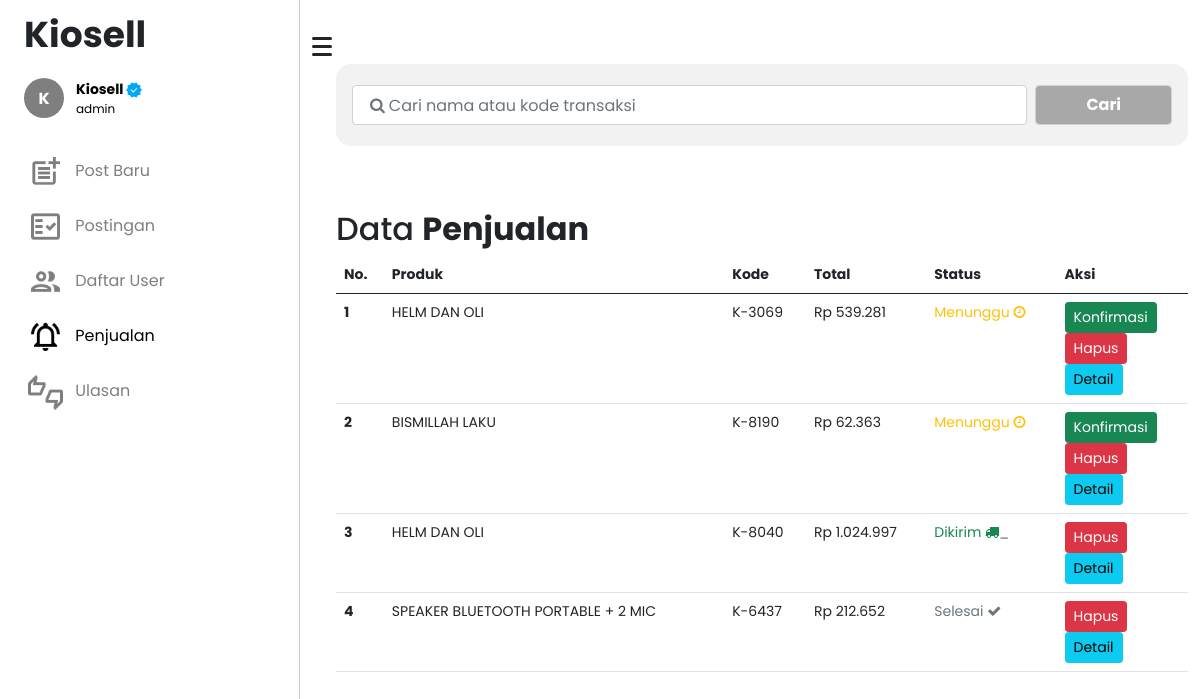
Page /admin/penjualan.php (signed in) on the committed database.
### tables this page shows
CREATE TABLE `transaksi` (
  `id_transaksi` int(11) NOT NULL,
  `kode_transaksi` int(11) NOT NULL,
  `id_barang` int(11) DEFAULT NULL,
  `id_admin` int(11) DEFAULT NULL,
  `id_user` int(11) DEFAULT NULL,
  `rekening` varchar(25) DEFAULT NULL,
  `nama_barang` varchar(100) DEFAULT NULL,
  `jml_tagihan` varchar(100) DEFAULT NULL,
  `jml_barang` int(11) DEFAULT NULL,
  `harga` varchar(100) DEFAULT NULL,
  `subtotal` varchar(100) DEFAULT NULL,
  `total_berat` int(11) DEFAULT NULL,
  `catatan` text DEFAULT NULL,
  `alamat_pembeli` text DEFAULT NULL,
  `alamat_penjual` text DEFAULT NULL,
  `kode_pos` varchar(25) DEFAULT NULL,
  `kota_kab` varchar(50) DEFAULT NULL,
  `provinsi` varchar(50) DEFAULT NULL,
  `kurir` varchar(25) DEFAULT NULL,
  `ongkir` varchar(100) DEFAULT NULL,
  `status` enum('true','false','done','process') DEFAULT NULL,
  `wkt_beli` varchar(30) DEFAULT NULL,
  `no_resi` varchar(30) DEFAULT NULL
);

### admin/penjualan.php (the view, shortened to what this page needs)
<?php
include "koneksi.php";
$username = $_SESSION["login"];
$transaksi = mysqli_query($conn, "SELECT *FROM transaksi ORDER BY id_transaksi DESC");
if ($_SESSION["status"] === "admin") {
    $admin = mysqli_query($conn, "SELECT *FROM admin WHERE username = '$username'");
    $result  = mysqli_fetch_assoc($admin);
} else {
    $user = mysqli_query($conn, "SELECT *FROM user WHERE username = '$username'");
    $result  = mysqli_fetch_assoc($user);
}
?>
<!DOCTYPE html>
<html lang="en">
<head>
    <link rel="stylesheet" href="assets/css/main.css">
    <link href="https://cdn.jsdelivr.net/npm/bootstrap@5.0.1/dist/css/bootstrap.min.css" rel="stylesheet">
</head>
<body>
    <div class="container-fluid">
        <div class="row flex-nowrap">
            <div class="col-auto col-md-3 col-xl-3 px-sm-2 px-0 sidebar">
                <div class="d-flex flex-column align-items-center align-items-sm-start px-3 pt-2 text-white min-vh-100">
                    <a href="index" class="d-flex align-items-center pb-3 mb-md-0 me-md-auto text-white text-decoration-none">
                        <span class="fs-5 text-dark fw-bold" id="title">Kiosell</span>
                    </a>
                    <ul class="nav nav-pills flex-column mb-sm-auto mb-0 align-items-left align-items-sm-start" id="menu">
                        <li class="nav-item">
                            <div class="dropdown pb-4">
                                <a href="#" class="d-flex align-items-center text-decoration-none" id="dropdownUser1" data-bs-toggle="dropdown" aria-expanded="false">
                                    <span style='background: rgb(0,0,0,.5); color:white' class='inisial rounded-circle me-2'>
                                        <span class='text-uppercase position-absolute fw-bold coba'><?= substr($_SESSION["login"], 0, 1);; ?></span>
                                    </span>
                                    <div class="row">
                                        <span class="ms-1 fw-bold text-capitalize" id="nama"><?= $_SESSION["login"]; ?> <?php if ($_SESSION["status"] == "admin") : ?> <img src="assets/img/check-verifed.png" alt="" width="16"><?php endif; ?> </span>
                                        <span class="ms-1" id="sebagai"><?= $result["status"]; ?></span>
                                    </div>
                                </a>
                            </div>
                        </li>
                        <li>
                            <a href="post-baru" class="nav-link px-0 align-middle" style="opacity: .5;">
                                <i class="fs-4 bi-table"></i> <span class="ms-1" id="navigasi"><img src="assets/img/outline_post_add_black_24dp.png" class="me-2" width="35" alt=""> Post Baru</span>
                            </a>
                        </li>
                        <li>
                            <a href="postingan" class="nav-link px-0 align-middle" style="opacity: .5;">
                                <i class="fs-4 bi-table"></i> <span class="ms-1" id="navigasi"><img src="assets/img/outline_fact_check_black_24dp.png" class="me-2" width="35" alt=""> Postingan</span>
                            </a>
                        </li>
                        <?php if ($_SESSION["status"] == "admin") : ?>
                            <li>
                                <a href="daftar-user" class="nav-link px-0 align-middle" style="opacity: .5;">
                                    <i class="fs-4 bi-table"></i> <span class="ms-1" id="navigasi"><img src="assets/img/outline_people_black_24dp.png" class="me-2" width="35" alt=""> Daftar User</span>
                                </a>
                            </li>
                            <li>
                                <a href="penjualan" class="nav-link px-0 align-middle">
                                    <i class="fs-4 bi-table"></i> <span class="ms-1" id="navigasi"><img src="assets/img/outline_notifications_active_black_24dp.png" class="me-2" width="35" alt=""> Penjualan</span></a>
                            </li>
                            <li>
                                <a href="ulasan" class="nav-link px-0 align-middle" style="opacity: .5;">
                                    <i class="fs-4 bi-table"></i> <span class="ms-1" id="navigasi"><img src="assets/img/outline_thumbs_up_down_black_24dp.png" class="me-2" width="35" alt=""> Ulasan</span></a>
                            </li>
                        <?php endif; ?>
                    </ul>
                </div>
            </div>
            <span class="text-dark position-relative" style="width: 0!important; top:2em; cursor:pointer" id="btn-burger" onclick="btnBurger()">
                <div class="humberger"></div>
                <div class="humberger"></div>
                <div class="humberger"></div>
            </span>
            <div class="col py-3 mt-5" id="content">
                <form action="" class="form-cari" method="POST">
                    <div class="mb-3 d-flex p-3">
                        <input class="form-control mainLoginInput me-2" type="text" placeholder="&#61442; Cari nama atau kode transaksi" name="keyword" autocomplete="off" autofocus />
                        <button type="submit" class="form-control btncari text-white fw-bold" name="cari">Cari</button>
                    </div>
                </form>
                <h2 class="pt-5 text-capitalize">Data <b>Penjualan</b></h2>
                <table class="table">
                    <thead>
                        <tr>
                            <th scope="col">No.</th>
                            <th scope="col">Produk</th>
                            <th scope="col">Kode</th>
                            <th scope="col">Total</th>
                            <th scope="col">Status</th>
                            <th scope="col">Aksi</th>
                        </tr>
                    </thead>
                    <tbody>
                        <?php $i = 1 ?>
                        <?php foreach ($transaksi as $result) : ?>
                            <tr>
                                <th scope="row"><?= $i++; ?></th>
                                <td><?= $result["nama_barang"] ?></td>
                                <td>K-<?= $result["kode_transaksi"]; ?></td>
                                <td>Rp <?= $result["jml_tagihan"]; ?></td>
                                <td class="text-secondary">
                                    <?php
                                    if ($result["status"] == "true") {
                                        echo "<span class='text-success'>Dikirim</span>" . " <i class='fa fa-truck text-success'></i>_";
                                    } elseif ($result["status"] == "false") {
                                        echo "<span class='text-warning'>Menunggu</span>" . " <i class='fa fa-clock-o text-warning'></i>";
                                    } else {
                                        echo "<span>Selesai</span>" . " <i class='fa fa-check'></i>";
                                    }
                                    ?>
                                </td>
                                <td>
                                    <?php
                                    if ($result["status"] == "false") : ?>
                                        <button data-bs-toggle="modal" data-bs-target="#exampleModal" id_transaksi="<?= $result['id_transaksi'] ?>" class="btn btn-sm btn-success konfirmasi">Konfirmasi</button><br>
                                    <?php endif; ?>
                                    <a onclick="return confirm('Yakin hapus transaksi <?= $result["nama_barang"] ?>')" class="btn btn-sm btn-danger" href="hapus-transaksi?id_transaksi=<?= $result['id_transaksi'] ?>">Hapus</a><br>
                                    <a class="btn btn-sm btn-info" href="../transaksi?id_transaksi=<?= $result['id_transaksi'] ?>">Detail</a>
                                </td>
                            </tr>
                        <?php endforeach; ?>
                    </tbody>
                </table>
            </div>
        </div>
    </div>
</body>
</html>

### admin/assets/css/main.css (style rules this page uses)
#title { font-family: "poppins"; font-size: 36px !important; }
#menu { font-family: "poppins"; }
#menu li a { color: black; }
#menu li a #nama { font-size: 14px; }
#menu li a #sebagai { font-size: 12px; }
.sidebar { border-right: 1px solid #c9c9c9; }
.mainLoginInput, .btncari { height: 40px; padding: 0px; font-size: 30px; margin: 5px 0; }
.btncari { width: initial !important; padding: 0 50px !important; background-color: #a8a8a8 !important; -webkit-transition: 0.3s !important; transition: 0.3s !important; }
.mainLoginInput::placeholder { font-family: FontAwesome, poppins; font-weight: normal; overflow: visible; vertical-align: top; display: inline-block !important; padding-left: 5px; padding-top: 2px; color: #c27c70; }
.form-cari { background-color: #f2f2f2; border-radius: 15px; }
#content { font-family: "poppins"; }
#content td { line-height: initial !important; }
#content table, #content .delete { font-size: 14px; padding: initial; }
#content td, #content .delete { line-height: 50px; }
span.inisial { display: -webkit-box; display: -ms-flexbox; display: flex; -webkit-box-align: center; -ms-flex-align: center; align-items: center; -webkit-box-pack: center; -ms-flex-pack: center; justify-content: center; padding: 20px; line-height: initial; }
span.inisial span { font-family: 20px; }
div.humberger { width: 20px; height: 3px; border-radius: 5px; background-color: #242424; margin: 5px 0; }
@media (min-width: 920px) { .sidebar { display: initial; } }

### rows in the picture
transaksi: nama_barang "HELM DAN OLI", kode_transaksi "3069", jml_tagihan "539.281", status "Menunggu"
transaksi: nama_barang "BISMILLAH LAKU", kode_transaksi "8190", jml_tagihan "62.363", status "Menunggu"
transaksi: nama_barang "HELM DAN OLI", kode_transaksi "8040", jml_tagihan "1.024.997", status "Dikirim"
transaksi: nama_barang "SPEAKER BLUETOOTH PORTABLE + 2 MIC", kode_transaksi "6437", jml_tagihan "212.652", status "Selesai"

### other values in the picture
substr($_SESSION["login"], 0, 1) "K"
$_SESSION["login"] "Kiosell"
$result["status"] "admin"
